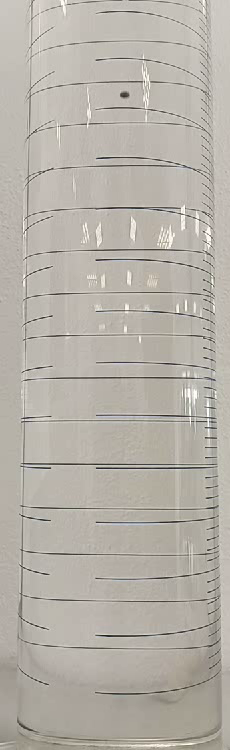
#> input picture frame 16 of test_data/ret_masked.avi, 230 x 750 px
$ python tracker3.py
#> lines starting #> are read from the running program, lines starting #| are printed output that depends on the picture; after the words box and inside, x2 and y2 are one past the last pixel; in counts of white or black regions, pixels touching at a corner belong together
import cv2
import numpy as np
import time
import pandas as pd
from video_utils import saveVideo

#initialize result dataframe
result = pd.DataFrame(columns=['frame', 'x', 'y'])

def get_centroid(contour):
    M = cv2.moments(contour)
    if M["m00"] != 0:
        cX = int(M["m10"] / M["m00"])
        cY = int(M["m01"] / M["m00"])
    else:
        cX, cY = 0, 0
    return (cX, cY)

kalman = cv2.KalmanFilter(4, 2)
kalman.measurementMatrix = np.array([[1, 0, 0, 0], [0, 1, 0, 0]], np.float32)
kalman.transitionMatrix = np.array([[1, 0, 1, 0], [0, 1, 0, 1], [0, 0, 1, 0], [0, 0, 0, 1]], np.float32)
kalman.processNoiseCov = np.array([[1, 0, 0, 0], [0, 1, 0, 0], [0, 0, 1, 0], [0, 0, 0, 1]], np.float32) * 0.001
kalman.measurementNoiseCov = np.array([[1, 0], [0, 1]], np.float32) * 0.2

cap = cv2.VideoCapture('test_data/ret_masked.avi')

ret, prev_frame = cap.read()
#> prev_frame is the input picture: shape (750, 230, 3); mean B, G, R 168.6, 177, 181.9
prev_gray = cv2.cvtColor(prev_frame, cv2.COLOR_BGR2GRAY)
prev_gray = cv2.GaussianBlur(prev_gray, (11, 11), 0)
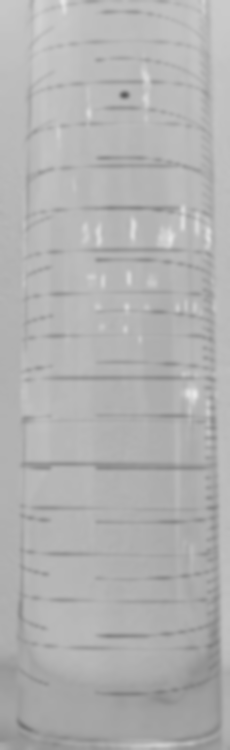
#> prev_gray: shape (750, 230); min 93, max 232, mean 177.5

#init kalman filter, first frame
init = False

#to save video
video_frames = []

while cap.isOpened():
    intensity_sum = 0
    ret, frame = cap.read()
    if not ret:
        break

    gray = cv2.cvtColor(frame, cv2.COLOR_BGR2GRAY)
    gray = cv2.GaussianBlur(gray, (11, 11), 0)

    frame_diff = cv2.absdiff(gray, prev_gray)

    _, thresh = cv2.threshold(frame_diff, 10, 255, cv2.THRESH_BINARY)
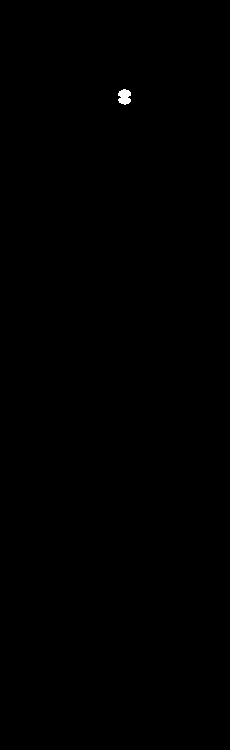
#> thresh: shape (750, 230); 0.09% white; 1 white region, box (x1, y1, x2, y2) and area: (118, 89, 131, 105) 159

    kernel = np.ones((5,5),np.uint8)
    thresh = cv2.morphologyEx(thresh, cv2.MORPH_OPEN, kernel)
#> thresh: shape (750, 230); 0.08% white; 1 white region, box (x1, y1, x2, y2) and area: (119, 90, 130, 104) 142

    #take orizontal line from 600 to 680 pixels
    line = thresh[350:400, :]
#> line: shape (50, 230); every value is 0
    #sum all the pixels in the line
    intensity_sum = np.sum(line)
#> intensity_sum = 0
    #normalize the sum between 0 and 255
    intensity_sum = (intensity_sum/255)/80
    #drow a circle in the frame to show intensity sum, more intense make it whiter
    color = int(intensity_sum*255)
#> color = 0
    cv2.circle(thresh, (100, 375), 40, (color, color, color), 2)

    #show the frame
    cv2.imshow('frame', thresh)


    if cv2.waitKey(1) & 0xFF == ord('q'):
#> (key q is pressed here)
        break

    time.sleep(0.1)

    prev_gray = gray

cap.release()
cv2.destroyAllWindows()
